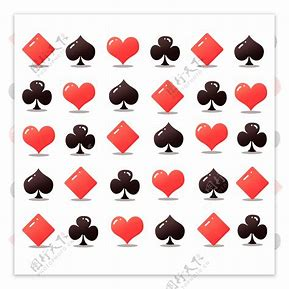
#> input picture com/Human/man/squre.jpg, 289 x 289 px
$ python Main.py
#> lines starting #> are read from the running program, lines starting #| are printed output that depends on the picture; after the words box and inside, x2 and y2 are one past the last pixel; in counts of white or black regions, pixels touching at a corner belong together
import cv2
import numpy as np

target = cv2.imread("./squre.jpg")
#> target is the input picture: shape (289, 289, 3); mean B, G, R 208.6, 209.3, 228
template = cv2.imread("./temp.jpg")
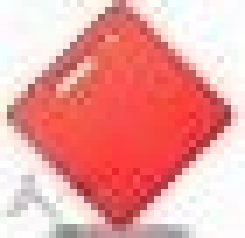
#> input picture com/Human/man/temp.jpg, 35 x 34 px (shown 7 times larger)
#> template is the input picture: shape (34, 35, 3); mean B, G, R 160, 162.5, 236.8

dup = target.copy()

target = cv2.cvtColor(target, cv2.COLOR_BGR2GRAY)
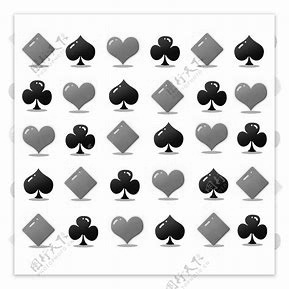
#> target: shape (289, 289); min 0, max 255, mean 214.8
template = cv2.cvtColor(template, cv2.COLOR_BGR2GRAY)
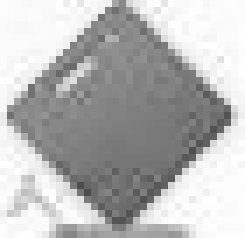
#> template: shape (34, 35) (shown 7 times larger); min 76, max 255, mean 184.4
match = cv2.matchTemplate(target, template, cv2.TM_CCOEFF_NORMED)
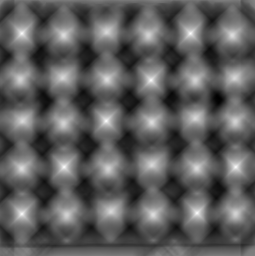
#> match: shape (256, 255) float32; min -0.601, max 0.997, mean -0.0155; drawn with min black and max white
# locations = np.where(match)
# print(match.shape)

th, tw = template.shape[0:2]
#> th = 34; tw = 35

locations = np.where(match >= 0.9)#一个元素
#> locations = 29 positions, rows 32 to 214, columns 21 to 236
for pos in zip(*locations):
    y1,x1 = pos
    cv2.rectangle(dup,(x1,y1),(x1 + th, y1 + tw),(255,0,0),1)
#> this loop made 29 passes
#> (y1, x1) on passes 1 to 12: (32, 22), (33, 21), (33, 22), (33, 189), (33, 190), (79, 150), (79, 151), (80, 150), (80, 151), (120, 105), (120, 106), (121, 105)
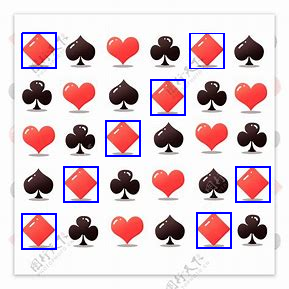
#> dup: shape (289, 289, 3); 2.56% of pixels changed, all inside (x1, y1, x2, y2) = (21, 32, 271, 250)

cv2.imshow("sum",dup)
cv2.waitKey(0)
